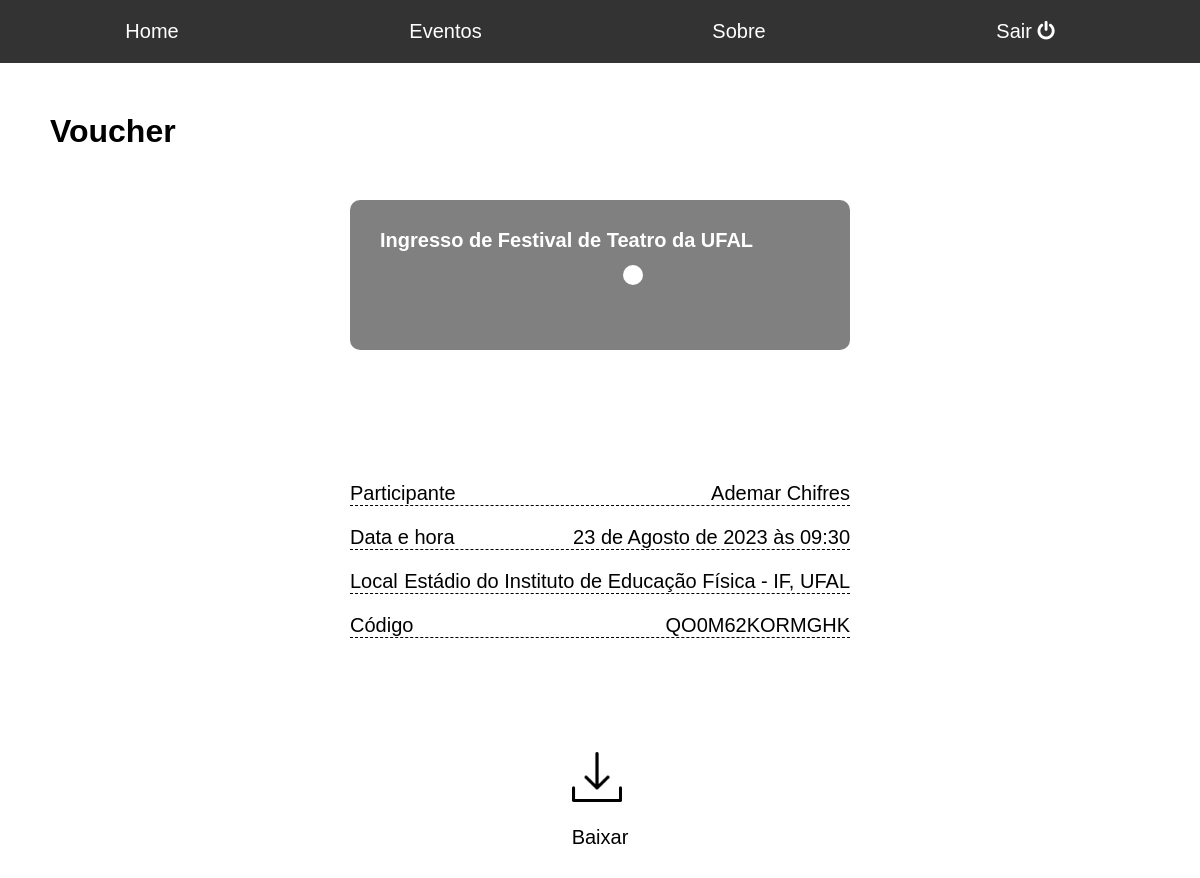
Page /voucher/2 (signed in) on the committed database.
### usuario/models.py (models this page shows, shortened)
class Event(models.Model):
    titulo = models.CharField(max_length=50)
    local = models.CharField(max_length=150)
    data_e_hora = models.DateTimeField()
    descricao = models.TextField()
    contato = models.CharField(max_length=150)
    max_ingressos = models.PositiveSmallIntegerField()
    preco = models.DecimalField(decimal_places=2, max_digits=10)
    criado_em = models.DateTimeField(auto_now_add=True)
    usuario = models.ForeignKey(User, on_delete=models.CASCADE)

class Voucher(models.Model):
    usuario = models.ForeignKey(User, on_delete=models.CASCADE)
    evento = models.ForeignKey(Event, on_delete=models.CASCADE)
    codigo = models.CharField(max_length=13, unique=True)
    criado_em = models.DateTimeField(auto_now_add=True)

### usuario/views.py (the view)
# urls.py: path('voucher/<int:id>', views.verVoucher, name = 'ver_voucher'),
@login_required
def verVoucher(request, id):
    voucher = get_object_or_404(Voucher,pk=id)
    evento = voucher.evento
    usuario = voucher.usuario
    if usuario != request.user:
        messages.error(request, 'Você não possui acesso a esse voucher', extra_tags='esgotado_voucher')
        return redirect('/todos.eventos')
    else:
        return (render(request, 'voucher.html', {'voucher' : voucher, 'evento' : evento, 'usuario' : usuario}))

### usuario/templates/voucher.html (shortened to what this page needs)
<!DOCTYPE html>
<html>
<html lang="pt-br"></html>
<head>
    {% load static %}
    <link rel="stylesheet" type="text/css" href="{% static 'css/voucher.css' %}">
    <link rel="stylesheet" type="text/css" href="{% static 'css/forma_ingresso.css' %}">
	<link rel="stylesheet" type="text/css" href="{% static 'font-awesome-4.7.0/css/font-awesome.min.css' %}">
<body>
    <header class="no-print">
        <nav>
                <ul>
                    <li><a href="/home">Home</a></li>
                    <li><a href="/todos.eventos">Eventos</a></li>
                    <li><a href="/sobre">Sobre</a></li>
                    <li><a href="/accounts/logout">Sair <i class="fa fa-power-off" aria-hidden="true"></i> </a></li>
                </ul>
        </nav>
    </header>
    <h1>Voucher</h1>
    <div class="container" id="ingresso">
        <p id="dados"><strong>Ingresso de {{evento.titulo}}</strong></p>
        <div id="_1" class="forma"></div>
        <div id="_2" class="forma"></div>
        <div id="_3" class="forma"></div>
        <div id="_4" class="forma"></div>
        <div id="_5" class="forma"></div>
        <div id="_6" class="forma"></div>
        <div id="_7" class="forma"></div>
        <div id="_8" class="forma"></div>
        <p id="ingresso"><strong>UFAL</strong></p>
        <div id="right" class="lateral"></div>
        <div id="left" class="lateral"></div>
    </div>
    <div class="container" id="info">
        <div class="container" id="data">
            <span class="left" id="data">Participante</span>
            <span class="rigth" id="data">{{usuario.first_name}} {{usuario.last_name}}</span>
        </div>
        <div class="container" id="data">
            <span class="left" id="data">Data e hora</span>
            <span class="rigth" id="data">{{evento.data_e_hora}}</span>
        </div>
        <div class="container" id="local">
            <span class="left" id="local">Local</span>
            <span class="rigth" id="local">{{evento.local}}</span>
        </div>
        <div class="container" id="codigo">
            <span class="left" id="codigo">Código</span>
            <span class="rigth" id="codigo">{{voucher.codigo}}</span>
        </div>
    </div>
    <div class="container" id="rodape">
        <a id="baixar" href="#" class="no-print" onclick="window.print()" id="baixar">
            <img id="share" src="{% static 'img/baixar.png' %}"  alt="Baixar">
            <figcaption id="baixar">Baixar</figcaption>
        </a>
    </div>
</body>
</html>

### beeway/static/css/voucher.css (style rules this page uses)
html { height:100%; box-sizing: border-box; }
body { background-color: white; margin: 0; min-height: 100%; padding-bottom: 6.74rem; padding: 0; position: relative; box-sizing: inherit; font-family: Arial, sans-serif; }
header { background-color: #333; color: #fff; padding: 20px; }
nav ul { list-style: none; margin: 0; padding: 0; display: flex; font-size: 20px; justify-content: space-around; }
nav li { margin-right: 20px; }
nav a { color: #fff; text-decoration: none; }
h1 { margin: 50px; font-family: Arial, Helvetica, sans-serif; }
.container#info { width: 500px; height: 200px; align-items: center; align-content: center; margin: 50px; background-color: white; display: block; border-radius: 10px 30px; margin: 100px auto; }
.container#rodape { width: 300px; height: 100px; align-content: center; align-items: center; background-color: white; display: flex; margin: 0px auto; }
img#share { width: 50px; height: 50px; }
a#baixar { margin: 0px auto; }
figcaption#baixar { color: black; font-family: Arial, Helvetica, sans-serif; font-size: 20px; margin-top: 20px; }
a#baixar { text-decoration: none; }
.container#data { font-size: 20px; border-bottom: 1px dashed; display: flex; justify-content: space-between; }
.left#data { margin-top: 20px; }
.rigth#data { margin-top: 20px; }
.container#local { font-size: 20px; border-bottom: 1px dashed; display: flex; justify-content: space-between; }
.left#local { margin-top: 20px; }
.rigth#local { margin-top: 20px; }
.container#codigo { font-size: 20px; border-bottom: 1px dashed; display: flex; justify-content: space-between; }
.left#codigo { margin-top: 20px; }
.rigth#codigo { margin-top: 20px; }
body { background-color: white; margin: 0; min-height: 100%; padding-bottom: 6.74rem; position: relative; box-sizing: inherit; }

### beeway/static/css/forma_ingresso.css (style rules this page uses)
.container#ingresso { background-color: gray; border: transparent; width: 500px; height: 150px; margin: 50px; display: flex; border-radius: 10px; align-content: center; align-items: center; margin: 0 auto; color: white; position: relative; }
.forma { border-radius: 100%; background-color: white; width: 10px; height: 10px; }
.forma#_1 { margin-top: 150px; margin-left: 250px; }
.forma#_2 { margin-top: 110px; margin-left: -10px; }
.forma#_3 { margin-top: 70px; margin-left: -10px; }
.forma#_4 { margin-top: 30px; margin-left: -10px; }
.forma#_5 { margin-top: -10px; margin-left: -10px; }
.forma#_6 { margin-top: -50px; margin-left: -10px; }
.forma#_7 { margin-top: -90px; margin-left: -10px; }
.forma#_8 { margin-top: -130px; margin-left: -10px; }
p#dados { font-size: 20px; margin-left: 30px; margin-top: -50px; }
p#ingresso { margin: 35px; }
.lateral { background-color: white; border-radius: 100%; width: 20px; height: 20px; display: flex; }
.lateral#left { margin-left: -522px; }

### rows in the picture
Event: titulo "Festival de Teatro da UFAL", data_e_hora "23 de Agosto de 2023 às 09:30", local "Estádio do Instituto de Educação Física - IF, UFAL"
Voucher: codigo "QO0M62KORMGHK"

### other values in the picture
{{ usuario.first_name }} "Ademar"
{{ usuario.last_name }} "Chifres"
